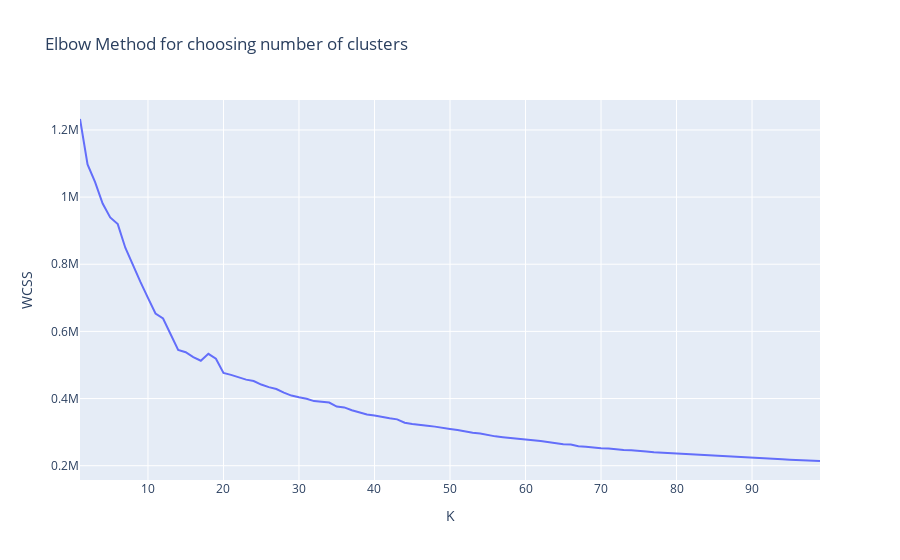

The cell this chart's notebook holds for it:
### Code cell
px.line(inertias_df, x='K', y='WCSS', title='Elbow Method for choosing number of clusters')
